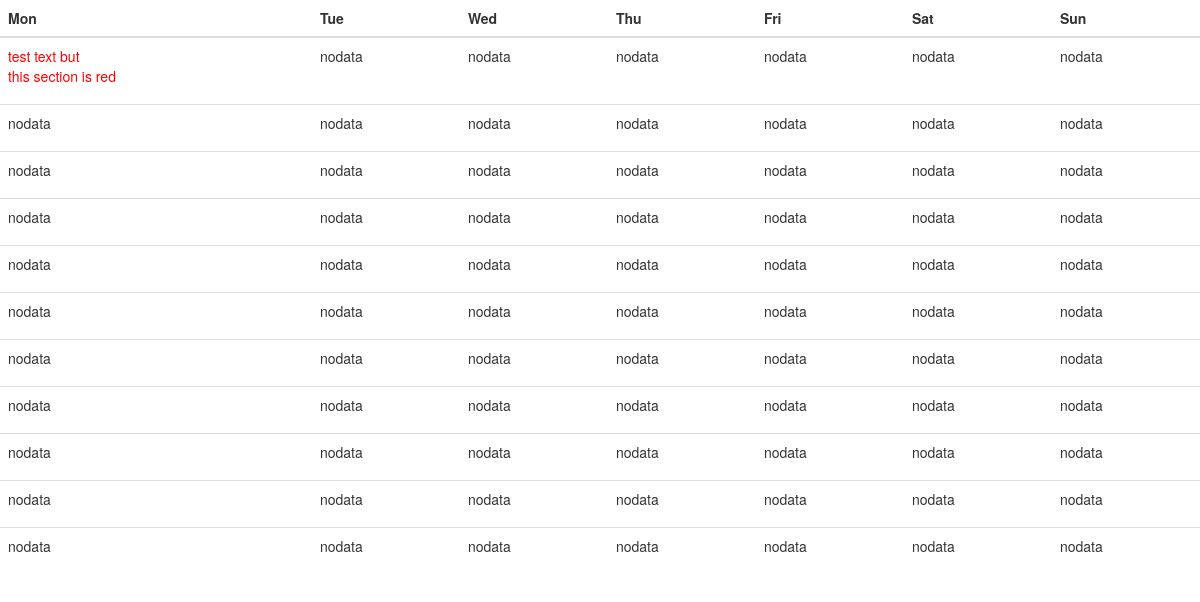
Page /schedule/ on the committed database.
### schedule/models.py (models this page shows)
class WeekSchedule(models.Model):
    mon = models.CharField(max_length=100, verbose_name="Mon")
    tue = models.CharField(max_length=100, verbose_name="Tue")
    wed = models.CharField(max_length=100, verbose_name="Wed")
    thu = models.CharField(max_length=100, verbose_name="Thu")
    fri = models.CharField(max_length=100, verbose_name="Fri")
    sat = models.CharField(max_length=100, verbose_name="Sat")
    sun = models.CharField(max_length=100, verbose_name="Sun")

### schedule/views.py (the view)
# urls.py: path('', week_schedule_view, name='week-schedule'),
def week_schedule_view(request):
    schedule_data = WeekSchedule.objects.all()
    instance = WeekSchedule.objects.get(id=1)
    instance.mon = '<span style="color: red">test text but \nthis section is red</span>'
    instance.save()
    return render(request, 'schedule/week_schedule.html', {'table': schedule_data})

### schedule/templates/schedule/week_schedule.html (shortened to what this page needs)
<!DOCTYPE html>
<html lang="en">
<head>
  <link rel="stylesheet" href="https://maxcdn.bootstrapcdn.com/bootstrap/3.4.1/css/bootstrap.min.css">
</head>
{% load widget_tweaks %}
{% block content %}
  <table class="table table-hover">
    <thead>
      <tr>
        <th>Mon</th>
        <th>Tue</th>
        <th>Wed</th>
        <th>Thu</th>
        <th>Fri</th>
        <th>Sat</th>
        <th>Sun</th>
      </tr>
    </thead>
    <tbody>
      {% for row in table %}
        <tr>
          <td>{{ row.mon |safe|linebreaks}}</td>
          <td>{{ row.tue | linebreaks  }}</td>
          <td>{{ row.wed | linebreaks  }}</td>
          <td>{{ row.thu | linebreaks  }}</td>
          <td>{{ row.fri | linebreaks  }}</td>
          <td>{{ row.sat | linebreaks  }}</td>
          <td>{{ row.sun | linebreaks  }}</td>
      {% endfor %}
    </tbody>
  </table>
{% endblock %}

### rows in the picture
WeekSchedule: mon "test text but this section is red", tue "nodata", wed "nodata", thu "nodata", fri "nodata", sat "nodata", sun "nodata"
WeekSchedule: mon "nodata", tue "nodata", wed "nodata", thu "nodata", fri "nodata", sat "nodata", sun "nodata"
WeekSchedule: mon "nodata", tue "nodata", wed "nodata", thu "nodata", fri "nodata", sat "nodata", sun "nodata"
WeekSchedule: mon "nodata", tue "nodata", wed "nodata", thu "nodata", fri "nodata", sat "nodata", sun "nodata"
WeekSchedule: mon "nodata", tue "nodata", wed "nodata", thu "nodata", fri "nodata", sat "nodata", sun "nodata"
WeekSchedule: mon "nodata", tue "nodata", wed "nodata", thu "nodata", fri "nodata", sat "nodata", sun "nodata"
WeekSchedule: mon "nodata", tue "nodata", wed "nodata", thu "nodata", fri "nodata", sat "nodata", sun "nodata"
WeekSchedule: mon "nodata", tue "nodata", wed "nodata", thu "nodata", fri "nodata", sat "nodata", sun "nodata"
WeekSchedule: mon "nodata", tue "nodata", wed "nodata", thu "nodata", fri "nodata", sat "nodata", sun "nodata"
WeekSchedule: mon "nodata", tue "nodata", wed "nodata", thu "nodata", fri "nodata", sat "nodata", sun "nodata"
WeekSchedule: mon "nodata", tue "nodata", wed "nodata", thu "nodata", fri "nodata", sat "nodata", sun "nodata"
